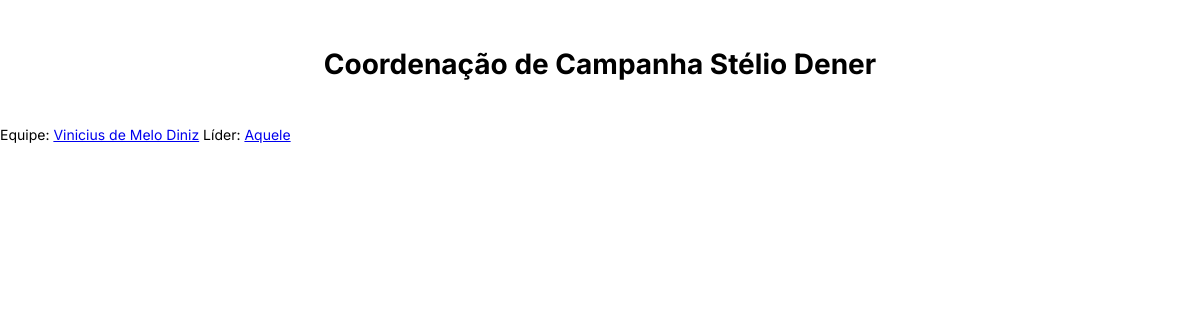
The app's page /líderes/, older data.
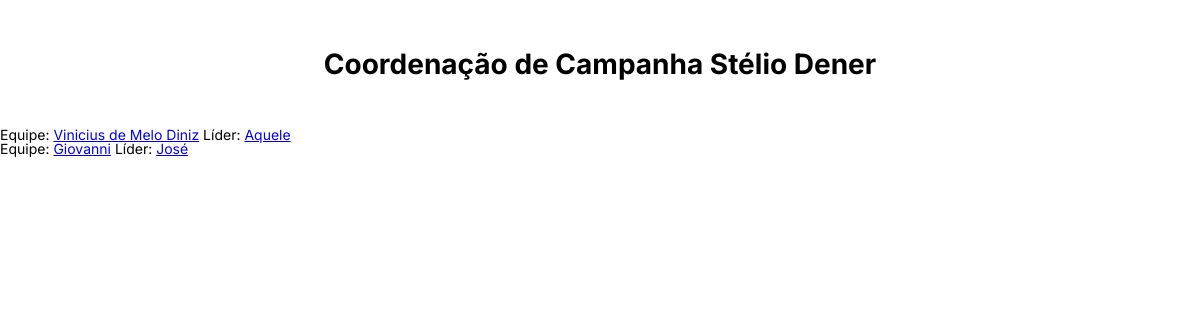
The same page, newer data.
### base/models.py (models this page shows, shortened)
class Equipe(models.Model):
    grupo = models.ForeignKey(Grupo, null=True, on_delete=models.RESTRICT)
    coordenador = models.ForeignKey(Pessoa, null=True, on_delete=models.RESTRICT)
    updated = models.DateTimeField(auto_now=True)
    created = models.DateTimeField(auto_now_add=True)
    def __str__(self):
        return self.coordenador.nome

class Pessoa(models.Model):
    nome = models.CharField(max_length=200)
    telefone = models.CharField(max_length=20, null=True, blank=True)
    logradouro = models.CharField(max_length=200, null=True, blank=True)
    bairro = models.CharField(max_length=200, null=True, blank=True)
    cidade = models.CharField(max_length=200, null=True, blank=True)
    cep = models.CharField(max_length=10, null=True, blank=True)
    cpf = models.CharField(max_length=14, null=True, blank=True, unique=True)
    nascimento = models.CharField(max_length=10, null=True, blank=True)
    updated = models.DateTimeField(auto_now=True)
    created = models.DateTimeField(auto_now_add=True)

class Líder(models.Model):
    equipe = models.ForeignKey(Equipe, null=True, on_delete=models.RESTRICT)
    líder = models.ForeignKey(Pessoa, null=True, on_delete=models.RESTRICT)
    updated = models.DateTimeField(auto_now=True)
    created = models.DateTimeField(auto_now_add=True)
    def __str__(self):
        return self.líder.nome

### base/views.py (called while the page is built)
def zipColaborador(colaboradores, superior_nome):
    colaboradores_tupla = []
    for colaborador in colaboradores:
        superior = getattr(colaborador, superior_nome)
        colaborador_tupla = (superior, colaborador)
        colaboradores_tupla.append(colaborador_tupla)
    return colaboradores_tupla

def líderes(request):
    líderes = Líder.objects.all()
    líderes_tupla = zipColaborador(líderes, 'equipe')
    context = {'colaboradores': líderes_tupla, 'colaborador_str': 'Líder',
               'colaborador_link': 'editar-líder', 'superior_str': 'Equipe', 'superior_link': 'editar-equipe'}
    return render(request, 'base/colaboradores.html', context)

### base/templates/base/colaboradores.html
{% extends 'main.html' %}
{% block content %}
    {% if colaborador_str == 'Grupo' %}
        {% for colaborador in colaboradores %}
            <div>
                {{colaborador_str}}: <a href="{% url colaborador_link colaborador.id %}">{{colaborador}}</a>
            </div>
        {% endfor %}
    {% else %}
        {% for superior, colaborador in colaboradores %}
            <div>
                {{superior_str}}: <a href="{% url superior_link superior.id %}">{{superior}}</a>
                {{colaborador_str}}: <a href="{% url colaborador_link colaborador.id %}">{{colaborador}}</a>
            </div>
        {% endfor %}
    {% endif %}
{% endblock content %}

Row changes from the older to the newer data that the page shows:
added Equipe: superior_str "Equipe", coordenador.nome "Giovanni", colaborador_str "Líder", nome "José"
